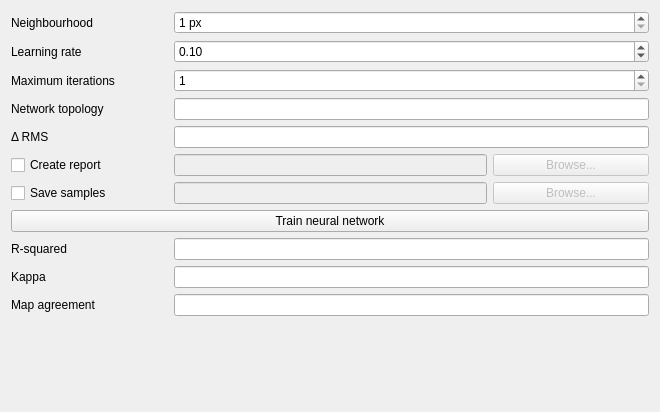
<?xml version="1.0" encoding="UTF-8"?>
<ui version="4.0">
 <class>Widget</class>
 <widget class="QWidget" name="Widget">
  <property name="geometry">
   <rect>
    <x>0</x>
    <y>0</y>
    <width>660</width>
    <height>412</height>
   </rect>
  </property>
  <property name="windowTitle">
   <string/>
  </property>
  <layout class="QGridLayout" name="gridLayout_2">
   <item row="0" column="0">
    <layout class="QGridLayout" name="gridLayout">
     <item row="10" column="1" colspan="3">
      <widget class="QLineEdit" name="leMapAgreement"/>
     </item>
     <item row="0" column="1" colspan="3">
      <widget class="QSpinBox" name="spnNeigbourhood">
       <property name="suffix">
        <string> px</string>
       </property>
       <property name="minimum">
        <number>1</number>
       </property>
      </widget>
     </item>
     <item row="5" column="3">
      <widget class="QPushButton" name="btnSelectReport">
       <property name="enabled">
        <bool>false</bool>
       </property>
       <property name="text">
        <string>Browse...</string>
       </property>
      </widget>
     </item>
     <item row="8" column="0">
      <widget class="QLabel" name="label_6">
       <property name="text">
        <string>R-squared</string>
       </property>
      </widget>
     </item>
     <item row="9" column="0">
      <widget class="QLabel" name="label_7">
       <property name="text">
        <string>Kappa</string>
       </property>
      </widget>
     </item>
     <item row="10" column="0">
      <widget class="QLabel" name="label_8">
       <property name="text">
        <string>Map agreement</string>
       </property>
      </widget>
     </item>
     <item row="7" column="0" colspan="4">
      <widget class="QPushButton" name="btnTrainNetwork">
       <property name="text">
        <string>Train neural network</string>
       </property>
      </widget>
     </item>
     <item row="9" column="1" colspan="3">
      <widget class="QLineEdit" name="leKappa"/>
     </item>
     <item row="2" column="0">
      <widget class="QLabel" name="label_3">
       <property name="text">
        <string>Maximum iterations</string>
       </property>
      </widget>
     </item>
     <item row="2" column="1" colspan="3">
      <widget class="QSpinBox" name="spnMaxIterations">
       <property name="minimum">
        <number>1</number>
       </property>
       <property name="maximum">
        <number>1000000</number>
       </property>
      </widget>
     </item>
     <item row="8" column="1" colspan="3">
      <widget class="QLineEdit" name="leRSquared"/>
     </item>
     <item row="1" column="1" colspan="3">
      <widget class="QDoubleSpinBox" name="spnLearnRate">
       <property name="decimals">
        <number>2</number>
       </property>
       <property name="minimum">
        <double>0.010000000000000</double>
       </property>
       <property name="maximum">
        <double>1.000000000000000</double>
       </property>
       <property name="singleStep">
        <double>0.050000000000000</double>
       </property>
       <property name="value">
        <double>0.100000000000000</double>
       </property>
      </widget>
     </item>
     <item row="0" column="0">
      <widget class="QLabel" name="label">
       <property name="text">
        <string>Neighbourhood</string>
       </property>
      </widget>
     </item>
     <item row="6" column="0">
      <widget class="QCheckBox" name="chkSaveSamples">
       <property name="text">
        <string>Save samples</string>
       </property>
      </widget>
     </item>
     <item row="6" column="1" colspan="2">
      <widget class="QLineEdit" name="leSamplesPath">
       <property name="enabled">
        <bool>false</bool>
       </property>
      </widget>
     </item>
     <item row="6" column="3">
      <widget class="QPushButton" name="btnSelectSamples">
       <property name="enabled">
        <bool>false</bool>
       </property>
       <property name="text">
        <string>Browse...</string>
       </property>
      </widget>
     </item>
     <item row="1" column="0">
      <widget class="QLabel" name="label_2">
       <property name="text">
        <string>Learning rate</string>
       </property>
      </widget>
     </item>
     <item row="5" column="0">
      <widget class="QCheckBox" name="chkCreateReport">
       <property name="text">
        <string>Create report</string>
       </property>
      </widget>
     </item>
     <item row="5" column="1" colspan="2">
      <widget class="QLineEdit" name="leReportPath">
       <property name="enabled">
        <bool>false</bool>
       </property>
      </widget>
     </item>
     <item row="3" column="1" colspan="3">
      <widget class="QLineEdit" name="leTopology"/>
     </item>
     <item row="3" column="0">
      <widget class="QLabel" name="label_5">
       <property name="text">
        <string>Network topology</string>
       </property>
      </widget>
     </item>
     <item row="4" column="0">
      <widget class="QLabel" name="label_4">
       <property name="text">
        <string>Δ RMS</string>
       </property>
      </widget>
     </item>
     <item row="4" column="1" colspan="3">
      <widget class="QLineEdit" name="leDeltaRMS"/>
     </item>
    </layout>
   </item>
   <item row="1" column="0">
    <spacer name="verticalSpacer">
     <property name="orientation">
      <enum>Qt::Vertical</enum>
     </property>
     <property name="sizeHint" stdset="0">
      <size>
       <width>20</width>
       <height>77</height>
      </size>
     </property>
    </spacer>
   </item>
   <item row="0" column="1" rowspan="2">
    <layout class="QVBoxLayout" name="layoutPlot"/>
   </item>
  </layout>
  <zorder>verticalSpacer</zorder>
 </widget>
 <resources/>
 <connections/>
</ui>
